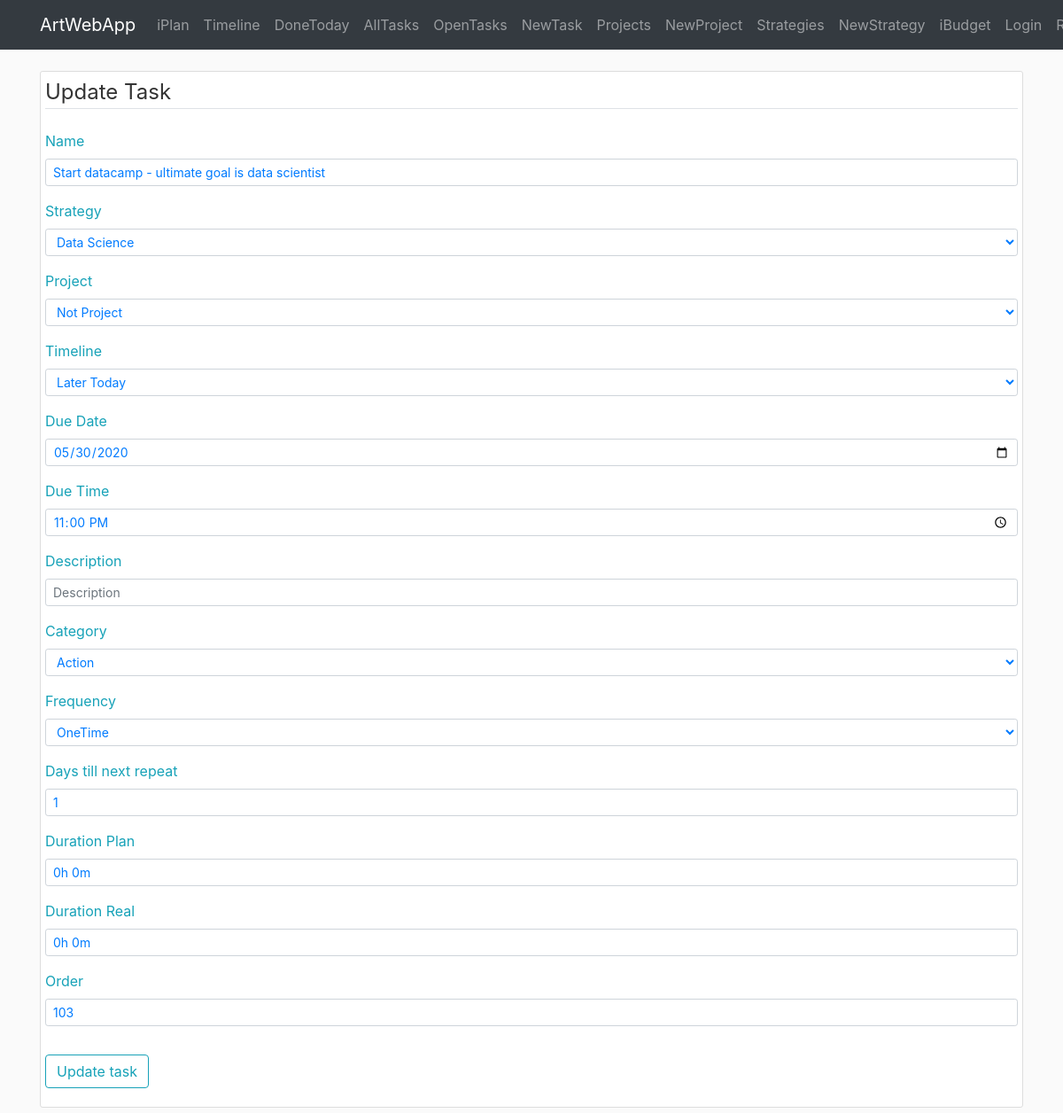
Before: /iplan/task/update/2 with the older database file.
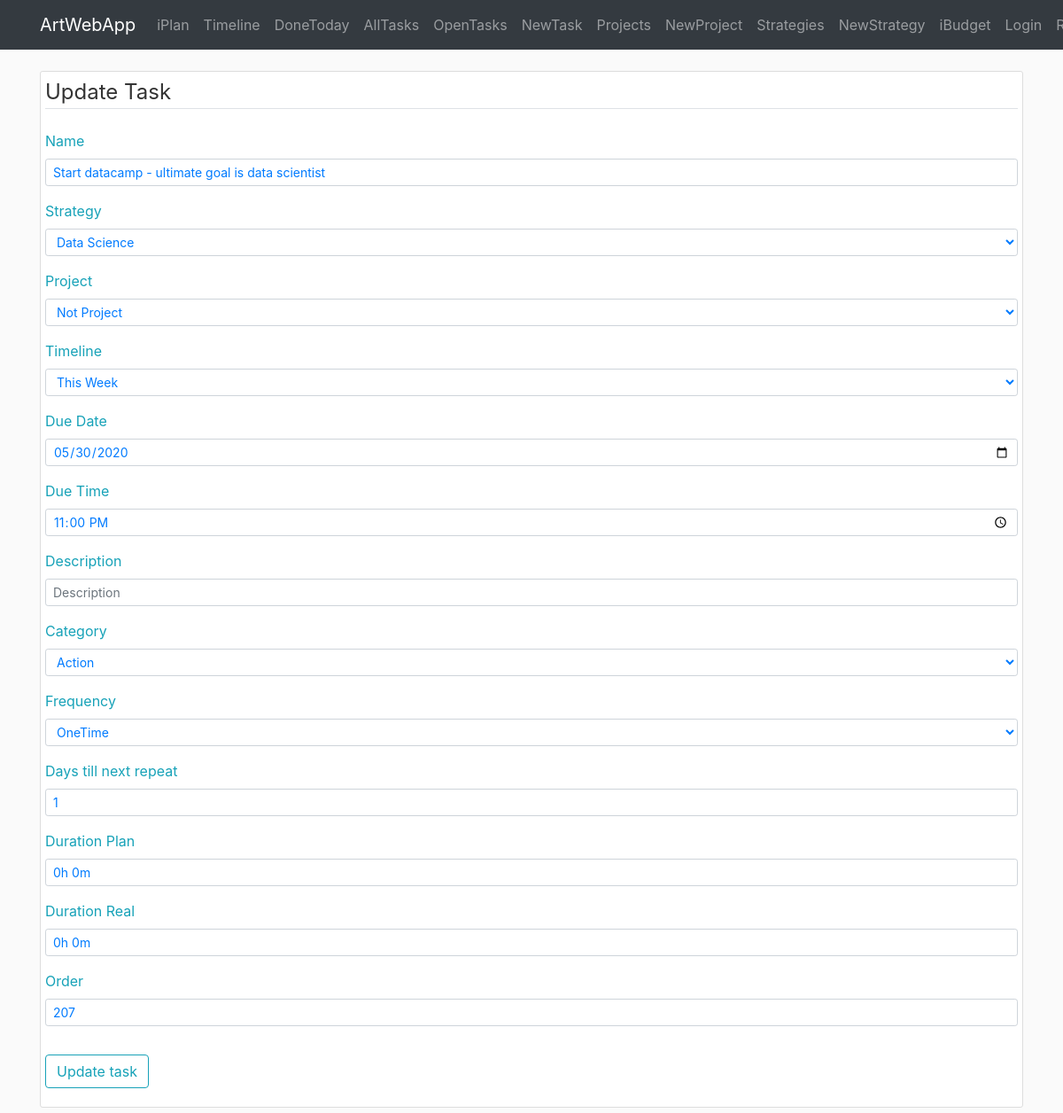
After: the same page with the newer database file.
### awa/iplan/models.py (models this page shows, shortened)
class Task(db.Model):
    id = db.Column(db.Integer, primary_key=True, autoincrement=True)
    name = db.Column(db.String(140), nullable=False)
    desc = db.Column(db.Text)
    category = db.Column(db.String(20))
    frequency = db.Column(db.String(10))
    frequency_days = db.Column(db.Integer)
    time_creation = db.Column(db.DateTime, default=datetime.now)
    time_completion = db.Column(db.DateTime)
    time_due = db.Column(db.DateTime)
    time_line = db.Column(db.String(20))
    duration_plan = db.Column(db.Interval, nullable=False, default=timedelta(0))
    duration_real = db.Column(db.Interval, nullable=False, default=timedelta(0))
    timer_start = db.Column(db.DateTime)
    order = db.Column(db.Integer)
    show_menu = db.Column(db.Boolean, default=True, nullable=False)
    id_strategy = db.Column(db.Integer, db.ForeignKey('strategy.id'), nullable=False)
    id_project = db.Column(db.Integer, db.ForeignKey('project.id'))

### awa/iplan/routes.py (the view)
@iplan.route('/iplan/task/update/<id_task>', methods=['GET', 'POST'])
def task_update(id_task):
    form_task = TaskForm()
    form_task.id_strategy.choices = [(item.id, item.name) for item in Strategy.query.all()]
    form_task.id_project.choices = [(item.id, item.name) for item in Project.query.order_by(Project.order).all()]
    form_task.category.choices = TASK_CATEGORY_CHOICES
    form_task.frequency.choices = TASK_FREQUENCY_CHOICES
    form_task.time_line.choices = TimeLine.selectfield_choices()
    task = Task.query.get_or_404(id_task)
    if form_task.validate_on_submit():
        task.name = form_task.name.data
        task.id_strategy = form_task.id_strategy.data
        task.id_project = form_task.id_project.data
        task.desc = form_task.desc.data
        task.category = dict(TASK_CATEGORY_CHOICES).get(form_task.category.data)
        task.frequency = dict(TASK_FREQUENCY_CHOICES).get(form_task.frequency.data)
        task.frequency_days = form_task.frequency_days.data
        task.duration_plan = duration_from_string(form_task.duration_plan.data)
        task.duration_real = duration_from_string(form_task.duration_real.data)
        task.time_line = form_task.time_line.data
        task.time_due = datetime(year=form_task.time_due_date.data.year, month=form_task.time_due_date.data.month, day=form_task.time_due_date.data.day) + timedelta(hours=form_task.time_due_time.data.hour, minutes=form_task.time_due_time.data.minute)
        task.order = form_task.order.data
        db.session.commit()
        return redirect(url_for('iplan.timeline'))
    elif request.method == 'GET':
        form_task.name.data = task.name
        form_task.id_strategy.data = task.id_strategy
        form_task.id_project.data = task.id_project
        form_task.desc.data = task.desc
        form_task.category.data = reverse_dict(TASK_CATEGORY_CHOICES).get(task.category, 1)
        form_task.frequency.data = reverse_dict(TASK_FREQUENCY_CHOICES).get(task.frequency, 1)
        form_task.frequency_days.data = task.frequency_days
        form_task.duration_plan.data = string_from_duration(task.duration_plan)
        form_task.duration_real.data = string_from_duration(task.duration_real)
        form_task.order.data = task.order
        form_task.time_line.data = task.time_line
        form_task.time_due_date.data = task.time_due
        form_task.time_due_time.data = task.time_due
        form_task.submit.label.text = 'Update task'
    return render_template('iplan/task_edit.html', form_task=form_task, legend='Update Task')

### awa/templates/iplan/task_edit.html (shortened to what this page needs)
{% extends "layout.html" %}
{% block content %}
<div class="container">
     <div class="content-section">
         <form method="POST" action="">
            <fieldset class="form-group">
                <legend class="border-bottom  mb-4">{{legend}}</legend>
                <div class="form-group">
                    {{ form_task.name.label(class="form-control-label text-info text-info") }}
                    {% if form_task.name.errors %}
                        {{ form_task.name(class="form-control form-control-sm is-invalid") }}
                        <div class="invalid-feedback">
                            {% for error in form_task.name.errors %}
                                <span>{{ error }}</span>
                            {% endfor %}
                        </div>
                    {% else %}
                        {{ form_task.name(class="form-control form-control-sm text-primary", placeholder='Task') }}
                    {% endif %}
                </div>
                <div class="form-group">
                    {{ form_task.id_strategy.label(class="form-control-label text-info text-info") }}
                    {% if form_task.id_strategy.errors %}
                        {{ form_task.id_strategy(class="form-control form-control-sm is-invalid") }}
                        <div class="invalid-feedback">
                            {% for error in form_task.id_strategy.errors %}
                                <span>{{ error }}</span>
                            {% endfor %}
                        </div>
                    {% else %}
                        {{ form_task.id_strategy(class="form-control form-control-sm text-primary", placeholder='Strategy') }}
                    {% endif %}
                </div>
                <div class="form-group">
                    {{ form_task.id_project.label(class="form-control-label text-info text-info") }}
                    {% if form_task.id_project.errors %}
                        {{ form_task.id_project(class="form-control form-control-sm is-invalid") }}
                        <div class="invalid-feedback">
                            {% for error in form_task.id_project.errors %}
                                <span>{{ error }}</span>
                            {% endfor %}
                        </div>
                    {% else %}
                        {{ form_task.id_project(class="form-control form-control-sm text-primary", placeholder='Project') }}
                    {% endif %}
                </div>
                <div class="form-group">
                    {{ form_task.time_line.label(class="form-control-label text-info text-info") }}
                    {% if form_task.time_line.errors %}
                        {{ form_task.time_line(class="form-control form-control-sm is-invalid") }}
                        <div class="invalid-feedback">
                            {% for error in form_task.time_line.errors %}
                                <span>{{ error }}</span>
                            {% endfor %}
                        </div>
                    {% else %}
                        {{ form_task.time_line(class="form-control form-control-sm text-primary", placeholder='Task') }}
                    {% endif %}
                </div>
                <div class="form-group">
                    {{ form_task.time_due_date.label(class="form-control-label text-info text-info") }}
                    {% if form_task.time_due_date.errors %}
                        {{ form_task.time_due_date(class="form-control form-control-sm is-invalid") }}
                        <div class="invalid-feedback">
                            {% for error in form_task.time_due_date.errors %}
                                <span>{{ error }}</span>
                            {% endfor %}
                        </div>
                    {% else %}
                        {{ form_task.time_due_date(class="form-control form-control-sm text-primary") }}
                    {% endif %}
                </div>
                <div class="form-group">
                    {{ form_task.time_due_time.label(class="form-control-label text-info text-info") }}
                    {% if form_task.time_due_time.errors %}
                        {{ form_task.time_due_time(class="form-control form-control-sm is-invalid") }}
                        <div class="invalid-feedback">
                            {% for error in form_task.time_due_time.errors %}
                                <span>{{ error }}</span>
                            {% endfor %}
                        </div>
                    {% else %}
                        {{ form_task.time_due_time(class="form-control form-control-sm text-primary") }}
                    {% endif %}
                </div>
                <div class="form-group">
                    {{ form_task.desc.label(class="form-control-label text-info") }}
                    {% if form_task.desc.errors %}
                        {{ form_task.desc(class="form-control form-control-sm is-invalid") }}
                        <div class="invalid-feedback">
                            {% for error in form_task.desc.errors %}
                                <span>{{ error }}</span>
                            {% endfor %}
                        </div>
                    {% else %}
                        {{ form_task.desc(class="form-control form-control-sm text-primary", placeholder='Description') }}
                    {% endif %}
                </div>
                <div class="form-group">
                    {{ form_task.category.label(class="form-control-label text-info") }}
                    {% if form_task.category.errors %}
                        {{ form_task.category(class="form-control form-control-sm is-invalid") }}
                        <div class="invalid-feedback">
                            {% for error in form_task.category.errors %}
                                <span>{{ error }}</span>
                            {% endfor %}
                        </div>
                    {% else %}
                        {{ form_task.category(class="form-control form-control-sm text-primary", placeholder='Description') }}
                    {% endif %}
                </div>
                <div class="form-group">
                    {{ form_task.frequency.label(class="form-control-label text-info") }}
                    {% if form_task.frequency.errors %}
                        {{ form_task.frequency(class="form-control form-control-sm is-invalid") }}
                        <div class="invalid-feedback">
                            {% for error in form_task.frequency.errors %}
                                <span>{{ error }}</span>
                            {% endfor %}
                        </div>
                    {% else %}
                        {{ form_task.frequency(class="form-control form-control-sm text-primary", placeholder='Description') }}
                    {% endif %}
                </div>
                <div class="form-group">
                    {{ form_task.frequency_days.label(class="form-control-label text-info") }}
                    {% if form_task.frequency_days.errors %}
                        {{ form_task.frequency_days(class="form-control form-control-sm is-invalid") }}
                        <div class="invalid-feedback">
                            {% for error in form_task.frequency_days.errors %}
                                <span>{{ error }}</span>
                            {% endfor %}
                        </div>
                    {% else %}
                        {{ form_task.frequency_days(class="form-control form-control-sm text-primary", placeholder=1) }}
                    {% endif %}
                </div>
                <div class="form-group">
                    {{ form_task.duration_plan.label(class="form-control-label text-info") }}
                    {% if form_task.duration_plan.errors %}
                        {{ form_task.duration_plan(class="form-control form-control-sm is-invalid") }}
                        <div class="invalid-feedback">
                            {% for error in form_task.duration_plan.errors %}
                                <span>{{ error }}</span>
                            {% endfor %}
                        </div>
                    {% else %}
                        {{ form_task.duration_plan(class="form-control form-control-sm text-primary", placeholder='0h 0m')}}
                    {% endif %}
                </div>
                <div class="form-group">
                    {{ form_task.duration_real.label(class="form-control-label text-info") }}
                    {% if form_task.duration_real.errors %}
                        {{ form_task.duration_real(class="form-control form-control-sm is-invalid") }}
                        <div class="invalid-feedback">
                            {% for error in form_task.duration_real.errors %}
                                <span>{{ error }}</span>
                            {% endfor %}
                        </div>
                    {% else %}
                        {{ form_task.duration_real(class="form-control form-control-sm text-primary", placeholder='0h 0m')}}
                    {% endif %}
                </div>
                <div class="form-group">
                    {{ form_task.order.label(class="form-control-label text-info") }}
                    {% if form_task.order.errors %}
                        {{ form_task.order(class="form-control form-control-sm is-invalid") }}
                        <div class="invalid-feedback">
                            {% for error in form_task.order.errors %}
                                <span>{{ error }}</span>
                            {% endfor %}
                        </div>
                    {% else %}
                        {{ form_task.order(class="form-control form-control-sm text-primary", placeholder='0')}}
                    {% endif %}
                </div>
            </fieldset>
            <div class="form-group">
                {{ form_task.submit(class="btn btn-outline-info") }}
            </div>
        </form>
    </div>
{% endblock content %}

### awa/templates/layout.html (shortened to what this page needs)
<!DOCTYPE html>
<html lang="en">
<head>
    <link rel="stylesheet" href="https://stackpath.bootstrapcdn.com/bootstrap/4.4.1/css/bootstrap.min.css">
    <link rel="stylesheet" type="text/css" href="{{ url_for('static', filename='main.css') }}">
</head>
<body>
    <header>
        <nav class="navbar navbar-expand-md navbar-dark bg-dark fixed-top">
            <div class="container">
                <a class="navbar-brand" href="{{ url_for('main.home') }}">ArtWebApp</a>
                <div class="collapse navbar-collapse" id="navbarSupportedContent">
                    <div class="navbar-nav mr-auto">
                        <a class="nav-item nav-link" href="{{ url_for('iplan.home') }}">iPlan</a>
                        <a class="nav-item nav-link" href="{{ url_for('iplan.timeline') }}">Timeline</a>
                        <a class="nav-item nav-link" href="{{ url_for('iplan.task_donetoday') }}">DoneToday</a>
                        <a class="nav-item nav-link" href="{{ url_for('iplan.task') }}">AllTasks</a>
                        <a class="nav-item nav-link" href="{{ url_for('iplan.task_open') }}">OpenTasks</a>
                        <a class="nav-item nav-link" href="{{ url_for('iplan.task_create', timeline_category='This Week') }}">NewTask</a>
                        <a class="nav-item nav-link" href="{{ url_for('iplan.project') }}">Projects</a>
                        <a class="nav-item nav-link" href="{{ url_for('iplan.project_create') }}">NewProject</a>
                        <a class="nav-item nav-link" href="{{ url_for('iplan.strategy') }}">Strategies</a>
                        <a class="nav-item nav-link" href="{{ url_for('iplan.strategy_create') }}">NewStrategy</a>
                    </div>
                    <div class="navbar-nav">
                        <a class="nav-item nav-link" href="{{ url_for('ibudget.home')}}">iBudget</a>
                        <a class="nav-item nav-link" href="#">Login</a>
                        <a class="nav-item nav-link" href="#">Register</a>
                    </div>
                </div>
            </div>
        </nav>
    </header>
    <main role="main">
            {% block content %}{% endblock %}
    </main>
</body>
</html>

Changed rows visible on the page:
changed Task "Start datacamp - ultimate goal is data scientist": time_line "Later Today" → "This Week"; order "103" → "207"
